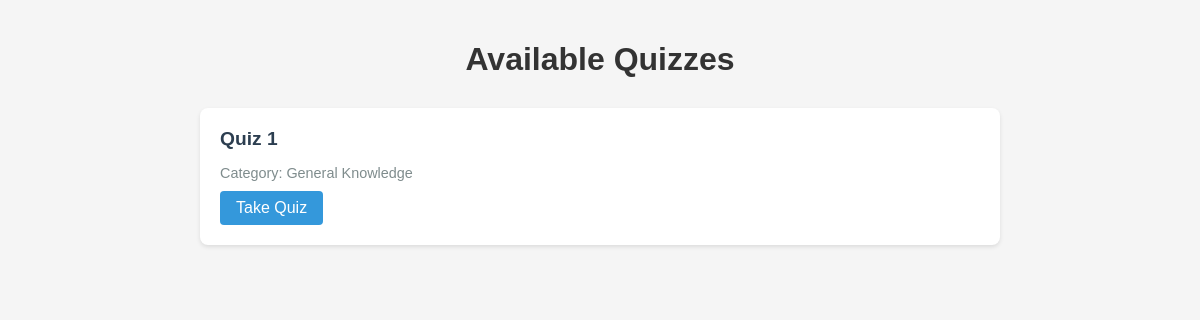
/quiz/, run on an earlier commit of the app's database.
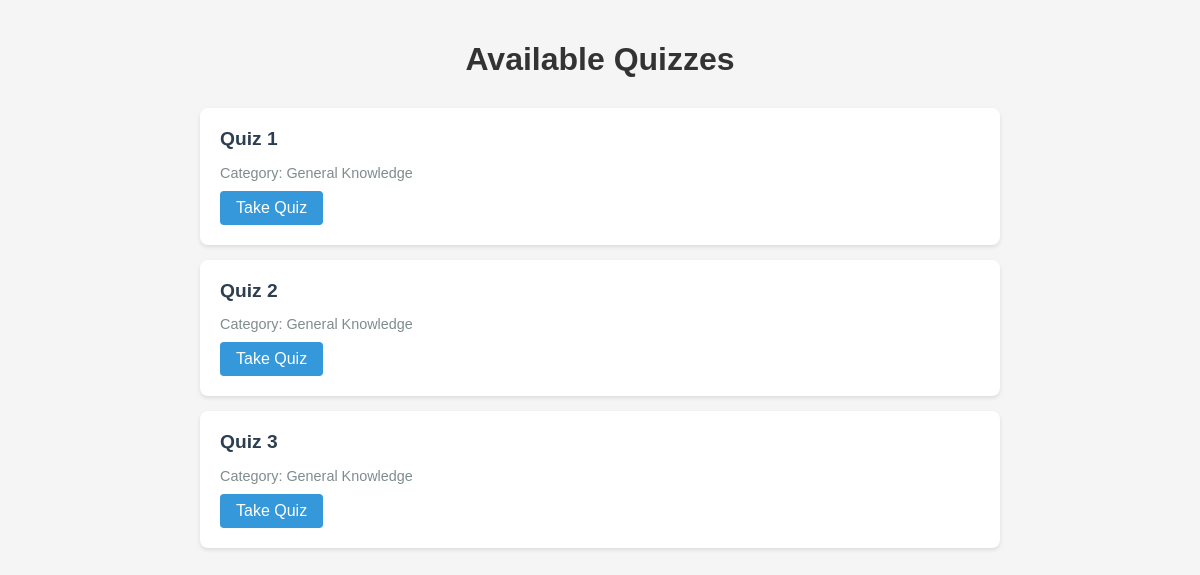
And on a later commit of the database.
### quiz/models.py (models this page shows, shortened)
class Quiz(models.Model):
    title = models.CharField(max_length=200)
    category = models.ForeignKey(Category, on_delete=models.CASCADE)
    created_at = models.DateTimeField(auto_now_add=True)

class Category(models.Model):
    name = models.CharField(max_length=100)

### quiz/views.py (the view)
# urls.py: path('', views.quiz_list, name='quiz_list'),
def quiz_list(request):
    quizzes = Quiz.objects.all()
    return render(request, 'quiz/quiz_list.html', {'quizzes': quizzes})

### quiz/templates/quiz/quiz_list.html (shortened to what this page needs)
<!DOCTYPE html>
<html>
<head>
</head>
<body>
    <h1>Available Quizzes</h1>
    {% if quizzes %}
        <ul class="quiz-list">
            {% for quiz in quizzes %}
                <li class="quiz-item">
                    <h2 class="quiz-title">{{ quiz.title }}</h2>
                    <p class="quiz-category">Category: {{ quiz.category.name }}</p>
                    <a href="{% url 'quiz_detail' quiz.id %}" class="quiz-link">Take Quiz</a>
                </li>
            {% endfor %}
        </ul>
    {% else %}
        <p class="no-quizzes">No quizzes available at the moment.</p>
    {% endif %}
</body>
</html>

### quiz/templates/quiz/quiz_list.html (style rules this page uses)
body { font-family: Arial, sans-serif; max-width: 800px; margin: 0 auto; padding: 20px; background-color: #f5f5f5; }
h1 { color: #333; text-align: center; margin-bottom: 30px; }
.quiz-list { list-style: none; padding: 0; }
.quiz-item { background: white; border-radius: 8px; padding: 20px; margin-bottom: 15px; box-shadow: 0 2px 4px rgba(0,0,0,0.1); }
.quiz-title { color: #2c3e50; font-size: 1.2em; margin: 0 0 10px 0; }
.quiz-category { color: #7f8c8d; font-size: 0.9em; margin-bottom: 10px; }
.quiz-link { display: inline-block; background-color: #3498db; color: white; padding: 8px 16px; text-decoration: none; border-radius: 4px; transition: background-color 0.3s; }

What changed in the data, as far as the page shows it:
added Quiz: title "Quiz 2", category.name "General Knowledge"
added Quiz: title "Quiz 3", category.name "General Knowledge"
